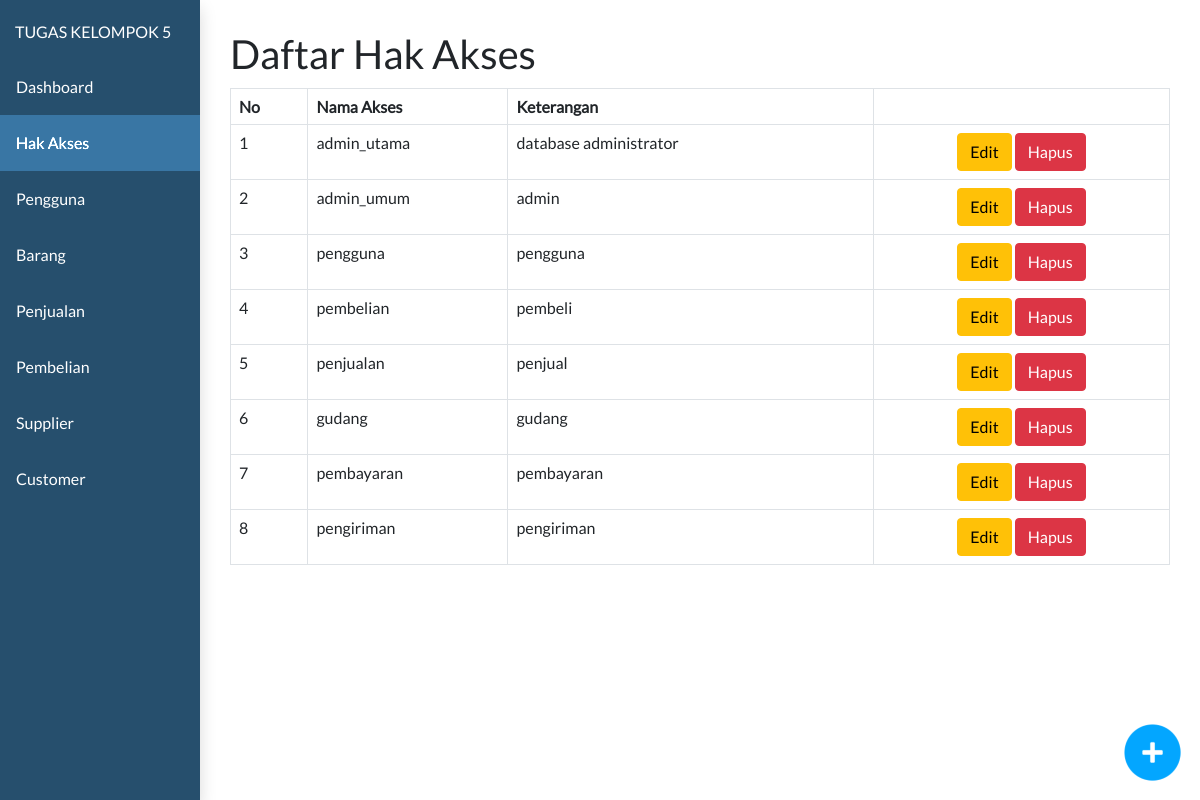
/toko/admin.php?page=hak-akses&subpage=hak-akses-list, run on the app's committed database.
### tables this page shows
CREATE TABLE `hak_akses` (
  `id_akses` int(11) NOT NULL,
  `nama_akses` varchar(255) DEFAULT NULL,
  `keterangan` text DEFAULT NULL
);

### toko/controller/hak_akses_controller.php (called while the page is built, shortened)
<?php
require_once "controller/base_controller.php";
class HakAksesController {
    function callmodel(){
        $baseController = new BaseController();
    }
    function hak_akses_list(){
        $model = new model;
        $hak_akses_list = $model->select("hak_akses");
        return $hak_akses_list;
    }
}
?>

### toko/model/model.php (called while the page is built, shortened)
<?php
class model {
    function select($table){
        require "koneksi.php";
        $data = mysqli_query($connect, "SELECT * FROM $table");
        $dataarray = array();
            while($row = mysqli_fetch_assoc($data)){
                $dataarray[] = $row;
            }
        return $dataarray;
    }
}
?>

### toko/view/hak-akses/hak-akses-list.php (the view, shortened to what this page needs)
<?php
require_once "controller/hak_akses_controller.php";
$hakAksesController = new HakAksesController();
$hakAksesController->callasset();
$hak_akses_list = $hakAksesController->hak_akses_list();
?>
<html>
<head>
</head>
<div class="clm-12 np">
    <div class="container-full" id="daftarproduk">
        <h1>Daftar Hak Akses</h1>
        <table class="table table-bordered" style="margin-top:10px">
            <?php if ($hak_akses_list != null) : ?>
                <thead>
                    <th scope="col">No</th>
                    <th scope="col">Nama Akses</th>
                    <th scope="col">Keterangan</th>
                    <th></th>
                </thead>
                <?php $no = 1;
                foreach ($hak_akses_list as  $hak_akses) : ?>
                    <tr>
                        <td><?php echo $no;
                            $no++ ?></td>
                        <td style="width:200px"><?php echo $hak_akses['nama_akses'] ?></td>
                        <td><?php echo $hak_akses['keterangan'] ?></td>
                        <td class="text-center">
                            <a href="submit.php?hak-akses-edit=<?php echo $hak_akses['id_akses'] ?>"><button class="btn btn-warning">Edit</button></a>
                            <a href="submit.php?hak-akses-delete=<?php echo $hak_akses['id_akses'] ?>"><button class="btn btn-danger">Hapus</button></a>
                        </td>
                    </tr>
                <?php endforeach ?>
            <?php else : ?>
                <tr>
                    <td colspan="7" style="text-align:center">Tidak Ada Data.</td>
                </tr>
            <?php endif ?>
        </table>
    </div>
</div>
<div class="fly-right">
    <a href="?page=hak-akses&&subpage=hak-akses-detail">
        <img src="assets/img/add_blue.png" class="flyitem" style="width:65px; height:65px;">
    </a>
</div>
</html>

### toko/controller/base_controller.php (shortened to what this page needs)
<?php
class BaseController {
    function callasset(){
        echo "<link rel='stylesheet' href='assets/css/style.css'>";
    }
    function callmodel(){
        return require_once ("model/model.php");
    }
}
?>

### toko/admin.php (shortened to what this page needs)
<?php
require_once "controller/base_controller.php";
$baseController = new BaseController();
$baseController->callasset();
?>
<html>
<head>
    <link href="https://cdn.jsdelivr.net/npm/bootstrap@5.0.2/dist/css/bootstrap.min.css" rel="stylesheet">
    <link rel="stylesheet" href="https://cdnjs.cloudflare.com/ajax/libs/font-awesome/6.2.1/css/all.min.css" />
</head>
<body>
    <div class="clm-12 np">
        <?php include "view/adder/sidebar-admin.php" ?>
        <div class="clm-10 np">
            <div class="container-full">
                <?php
                if (isset($_GET['page'])) {
                    $page = $_GET['page'];
                    $subpage = $_GET['subpage'];
                    $file = "view/$page/$subpage.php";
                    if (!file_exists($file)) {
                        include("view/$page/$subpage.php");
                    } else {
                        include($file);
                    }
                } else {
                    include("view/home/dashboard.php");
                }
                ?>
            </div>
        </div>
    </div>
</body>
</html>

### toko/view/adder/sidebar-admin.php (shortened to what this page needs)
<div class="clm-2 np" style="height: 100%;">
    <div class="sidebar sidebar-fixed clm-2 np-x shadow" style="height: 100%; color:white; background-color:#264f6d">
        <div class="clm-12 np" style="height: 100%; ">
            <p class="m-0" style="padding:15; padding-top:10px; width:100%; ">TUGAS KELOMPOK 5</p>
            <nav class="nav sidebar-nav nav-black" style="display:block" >
                <ul class="np">
                    <?php
                        echo "<li class='" . (isset($_GET['page']) && $_GET['page'] == 'home' ? 'active' : '') ."'><a href='?page=home&&subpage=dashboard'> Dashboard</a> </li>";
                        echo "<li class='" . (isset($_GET['page']) && $_GET['page'] == 'hak-akses'? 'active' : '') ."'><a href='?page=hak-akses&subpage=hak-akses-list'> Hak Akses</a></li>";
                        echo "<li class='" . (isset($_GET['page']) && $_GET['page'] == 'pengguna'? 'active' : '') ."'><a href='?page=pengguna&subpage=pengguna-list'>Pengguna</a></li>";
                        echo "<li class='" . (isset($_GET['page']) && $_GET['page'] == 'barang' ? 'active' : '') ."'><a href='?page=barang&subpage=barang-list'>  Barang</a></li>";
                        echo "<li class='" . (isset($_GET['page']) && $_GET['page'] == 'penjualan' ? 'active' : '') ."'><a href='?page=penjualan&subpage=penjualan-list'> Penjualan</a></li>";
                        echo "<li class='" . (isset($_GET['page']) && $_GET['page'] == 'pembelian' ? 'active' : '') ."'><a href='?page=pembelian&subpage=pembelian-list'>Pembelian</a></li>";
                        echo "<li class='" . (isset($_GET['page']) && $_GET['page'] == 'supplier' ? 'active' : '') ."'><a href='?page=supplier&subpage=supplier-list'>Supplier</a></li>";
                        echo "<li class='" . (isset($_GET['page']) && $_GET['page'] == 'customer' ? 'active' : '') ."'><a href='?page=customer&subpage=customer-list'> Customer</a></li>";
                    ?>
                </ul>
            </nav>
        </div>
    </div>
</div>

### toko/assets/css/style.css (style rules this page uses)
* { font-family: 'lato'; margin: 0px; }
.clm-1, .clm-2, .clm-3, .clm-4, .clm-5, .clm-6, .clm-7, .clm-8, .clm-9, .clm-10, .clm-11, .clm-12 { float:left; padding:10px; box-sizing: border-box; }
.clm-2 { width:16.6666667%; }
.clm-10 { width:83.33333333%; }
.clm-12 { width:100%; }
.container-full { width: 100%; padding:15px;; margin-left: auto; margin-right: auto; box-sizing: border-box; float:left; }
.nav ul li { list-style: none; display: block; padding:15px; background: #264f6d; }
.sidebar-nav ul li { padding: 0px !important; }
.sidebar-nav ul li a { padding:16px; display: inherit; }
.sidebar-nav ul li.active { filter: brightness(1.5); }
.nav-black ul li { list-style: none; display: block; padding:15px; }
.nav ul a { text-decoration: none; color:inherit; }
.sidebar { width:100%; height: 100%; padding: 15px; box-sizing: border-box; float: left; }
.sidebar-fixed { position:fixed; width:inherit; background: #fe4848; }
.shadow { box-shadow: 0px 0px 3px 0px #adadad; }
.np { padding:0px; }
.np-x { padding: 10px 0px; }
.fly-right { position: fixed; bottom:0px; right: 0px; float: left; padding: 15px; }

### data on the page
hak_akses: nama_akses "admin_utama", keterangan "database administrator"
hak_akses: nama_akses "admin_umum", keterangan "admin"
hak_akses: nama_akses "pengguna", keterangan "pengguna"
hak_akses: nama_akses "pembelian", keterangan "pembeli"
hak_akses: nama_akses "penjualan", keterangan "penjual"
hak_akses: nama_akses "gudang", keterangan "gudang"
hak_akses: nama_akses "pembayaran", keterangan "pembayaran"
hak_akses: nama_akses "pengiriman", keterangan "pengiriman"
